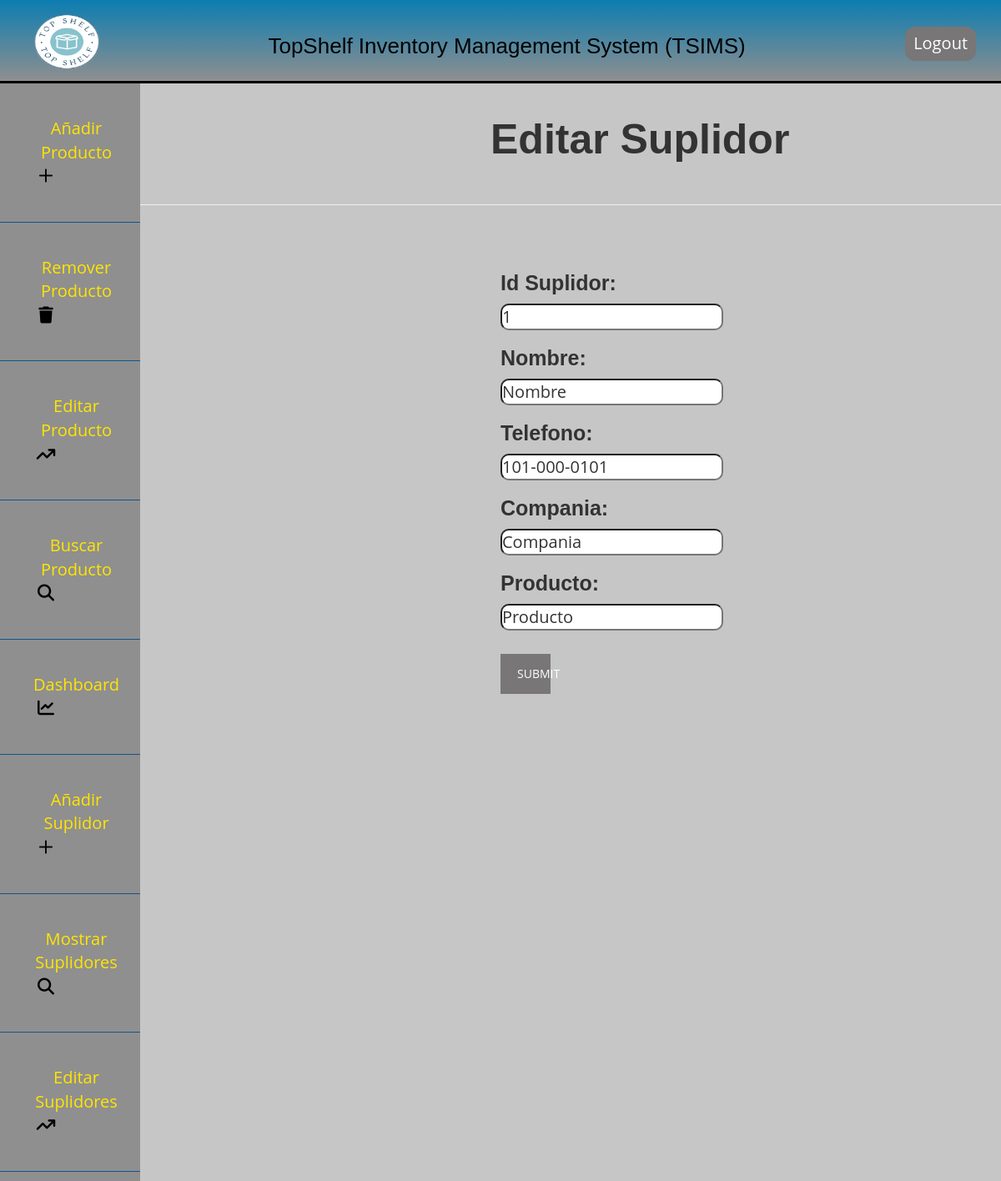
/index.php?page=editarsuplidores.php&IdSuplidor=1 (signed in), run on the app's committed database.
### tables this page shows
CREATE TABLE `suplidor` (
  `IdSuplidor` int(11) NOT NULL,
  `Nombre` varchar(255) DEFAULT NULL,
  `Telefono` varchar(20) DEFAULT NULL,
  `Compania` varchar(255) DEFAULT NULL,
  `Producto` varchar(255) DEFAULT NULL
);

### editarsuplidores.php (the view, shortened to what this page needs)
<?php
	include("dbconnect.php");
	$result = mysqli_query($db,"SELECT * FROM suplidor WHERE IdSuplidor='" . $_GET['IdSuplidor'] . "'");
	$row=mysqli_fetch_array($result);
?>
<html>
	<head>
		<link rel="stylesheet" href="styles.css">
	</head>
<body>
	<br>
	<h2 class="add_data">Editar Suplidor</h2>
	<br>
	<hr class="break">
	<br>
	<br>
	<div class="form">
	<form name="frmUser" method="post" action="">
	<h3>Id Suplidor:</h3>
	<input type="text" name="IdSuplidor" value="<?php echo $row['IdSuplidor']; ?>" readonly>
	<br/>
	<h3>Nombre:</h3>
	<input type="text" name="Nombre" class="txtField" value="<?php echo $row['Nombre']; ?>">
	<br/>
	<h3>Telefono:</h3>
	<input type="text" name="Telefono" class="txtField" value="<?php echo $row['Telefono']; ?>">
	<br/>
	<h3>Compania:</h3>
	<input type="text" name="Compania" class="txtField" value="<?php echo $row['Compania']; ?>">
	<br/>
	<h3>Producto:</h3>
	<input type="text" name="Producto" class="txtField" value="<?php echo $row['Producto']; ?>">
	<br/>
	<br/>
	<button class="submit" name="submit" type="submit" value="Submit">SUBMIT</button>
	</form>
	</div>
</body>
</html>

### styles.css (style rules this page uses)
* { text-decoration: none; margin: 0; padding: 0; box-sizing: border-box; font-family:'open sans', 'sans-serif'; }
body { font-family:Arial, Helvetica, sans-serif; }
button { background-color: rgb(120, 118, 118); color: white; padding: 14px 20px; margin: 8px 0; border: none; cursor: pointer; width: 10%; }
h2 { font-family:Arial, Helvetica, sans-serif; font-size: 14px; font-weight:bold; }
h3 { font-family:Arial, Helvetica, sans-serif; font-size: 25px; font-weight:bold; }
.form { padding-left: 50%; }
.add_data { font-size: 50px; padding-left: 49%; }
input { font-size:20px; border-radius: 10px; }

### data on the page
suplidor: IdSuplidor "1", Nombre "Nombre", Telefono "101-000-0101", Compania "Compania", Producto "Producto"
